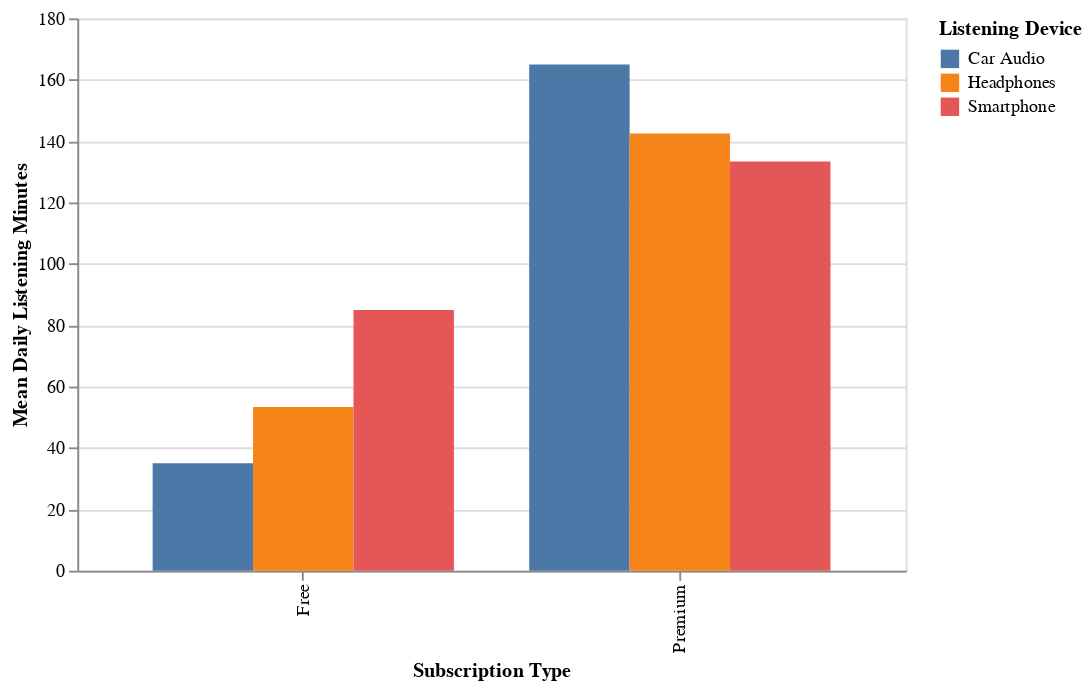

Notebook cell for this chart:
### Code cell
alex_chart = alt.Chart(data).mark_bar().encode(
    x = alt.X('subscription_type:N', title='Subscription Type'),
    xOffset = 'listening_device',
    y = alt.Y('mean(daily_listening_minutes):Q', title='Mean Daily Listening Minutes'),
    color = alt.Color('listening_device', title='Listening Device')
).properties(width=450)

alex_chart

### Figure 1 — Vega-Lite specification as saved in the notebook (floating-point values rounded to 4 significant figures)
{"config": {"view": {"continuousWidth": 300, "continuousHeight": 300}}, "data": {"name": "data-afff4d7e81fe35d898dde1e3467bef6c"}, "mark": {"type": "bar"}, "encoding": {"color": {"field": "listening_device", "title": "Listening Device", "type": "nominal"}, "x": {"field": "subscription_type", "title": "Subscription Type", "type": "nominal"}, "xOffset": {"field": "listening_device", "type": "nominal"}, "y": {"aggregate": "mean", "field": "daily_listening_minutes", "title": "Mean Daily Listening Minutes", "type": "quantitative"}}, "width": 450, "$schema": "https://vega.github.io/schema/vega-lite/v5.20.1.json", "datasets": {"data-afff4d7e81fe35d898dde1e3467bef6c": [{"listener_id": "LIS001", "survey_date": "2024-09-17", "podcast_genre": "True Crime", "listening_device": "Smartphone", "subscription_type": "Premium", "daily_listening_minutes": "85", "episodes_per_week": "6", "completion_rate": "78.5", "discovery_score": "7.2"}, {"listener_id": "LIS002", "survey_date": "2024-09-24", "podcast_genre": "Comedy", "listening_device": "Headphones", "subscription_type": "Free", "daily_listening_minutes": "45", "episodes_per_week": "3", "completion_rate": "92.1", "discovery_score": "5.8"}, {"listener_id": "LIS003", "survey_date": "2024-09-20", "podcast_genre": "Business", "listening_device": "Car Audio", "subscription_type": "Premium", "daily_listening_minutes": "120", "episodes_per_week": "8", "completion_rate": "65.3", "discovery_score": "8.4"}, {"listener_id": "LIS004", "survey_date": "2024-10-05", "podcast_genre": "Educational", "listening_device": "Smartphone", "subscription_type": "Free", "daily_listening_minutes": "95", "episodes_per_week": "5", "completion_rate": "88.7", "discovery_score": "6.1"}, {"listener_id": "LIS005", "survey_date": "2024-10-10", "podcast_genre": "True Crime", "listening_device": "Headphones", "subscription_type": "Premium", "daily_listening_minutes": "180", "episodes_per_week": "12", "completion_rate": "71.2", "discovery_score": "7.9"}, {"listener_id": "LIS006", "survey_date": "2024-10-14", "podcast_genre": "Comedy", "listening_device": "Car Audio", "subscription_type": "Free", "daily_listening_minutes": "30", "episodes_per_week": "2", "completion_rate": "95.4", "discovery_score": "4.3"}, {"listener_id": "LIS007", "survey_date": "2024-10-01", "podcast_genre": "Business", "listening_device": "Smartphone", "subscription_type": "Premium", "daily_listening_minutes": "150", "episodes_per_week": "9", "completion_rate": "82.6", "discovery_score": "8.1"}, {"listener_id": "LIS008", "survey_date": "2024-10-19", "podcast_genre": "Educational", "listening_device": "Headphones", "subscription_type": "Free", "daily_listening_minutes": "60", "episodes_per_week": "4", "completion_rate": "76.8", "discovery_score": "6.7"}, {"listener_id": "LIS009", "survey_date": "2024-10-26", "podcast_genre": "True Crime", "listening_device": "Car Audio", "subscription_type": "Premium", "daily_listening_minutes": "240", "episodes_per_week": "15", "completion_rate": "58.9", "discovery_score": "5.2"}, {"listener_id": "LIS010", "survey_date": "2024-11-04", "podcast_genre": "Comedy", "listening_device": "Smartphone", "subscription_type": "Free", "daily_listening_minutes": "75", "episodes_per_week": "5", "completion_rate": "89.3", "discovery_score": "7.5"}, {"listener_id": "LIS011", "survey_date": "2024-11-09", "podcast_genre": "Business", "listening_device": "Headphones", "subscription_type": "Premium", "daily_listening_minutes": "105", "episodes_per_week": "7", "completion_rate": "84.1", "discovery_score": "8.6"}, {"listener_id": "LIS012", "survey_date": "2024-11-16", "podcast_genre": "Educational", "listening_device": "Car Audio", "subscription_type": "Free", "daily_listening_minutes": "40", "episodes_per_week": "3", "completion_rate": "91.7", "discovery_score": "5.9"}, {"listener_id": "LIS013", "survey_date": "2024-11-23", "podcast_genre": "True Crime", "listening_device": "Smartphone", "subscription_type": "Premium", "daily_listening_minutes": "165", "episodes_per_week": "10", "completion_rate": "73.4", "discovery_score": "7.8"}, {"listener_id": "LIS014", "survey_date": "2024-11-30", "podcast_genre": "Comedy", "listening_device": "Headphones", "subscription_type": "Free", "daily_listening_minutes": "55", "episodes_per_week": "4", "completion_rate": "87.6", "discovery_score": "6.4"}, {"listener_id": "LIS015", "survey_date": "2024-12-07", "podcast_genre": "Business", "listening_device": "Car Audio", "subscription_type": "Premium", "daily_listening_minutes": "135", "episodes_per_week": "8", "completion_rate": "79.2", "discovery_score": "8.3"}]}}
